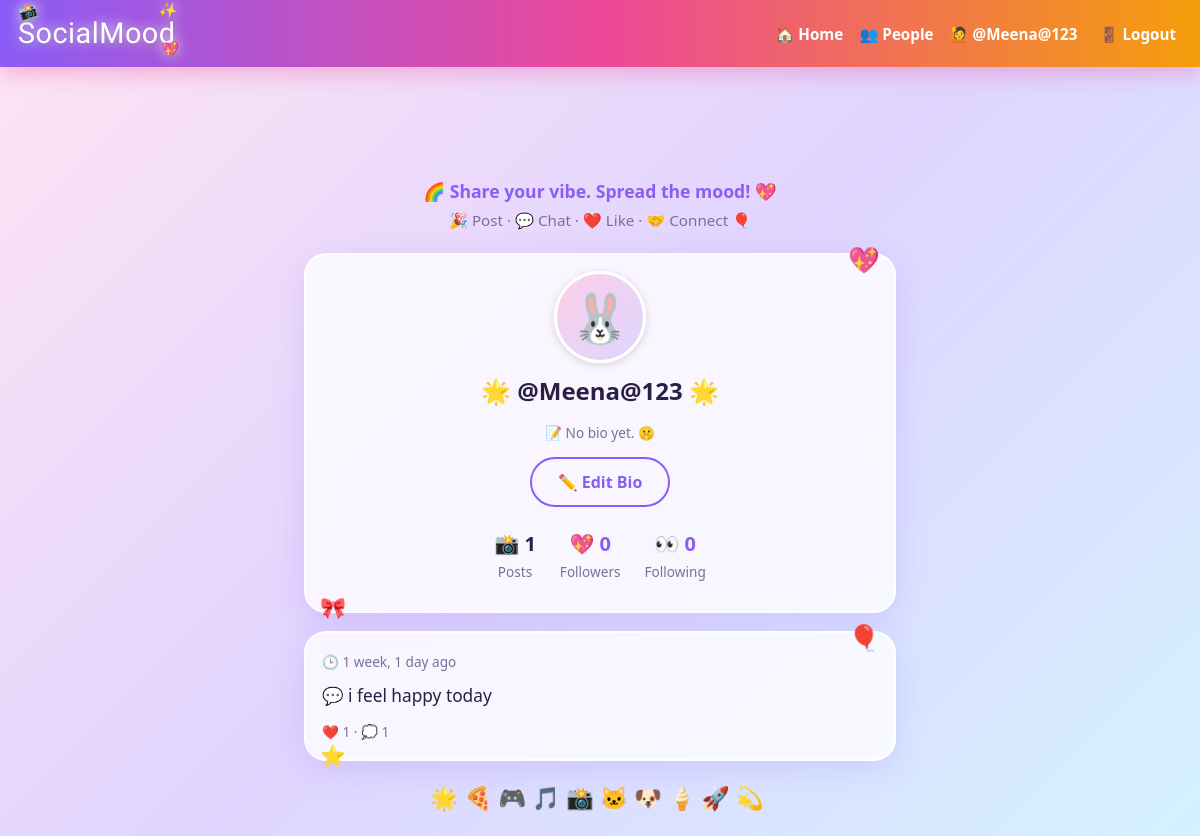
Page /profile/Meena@123/ (signed in) on the earlier database version.
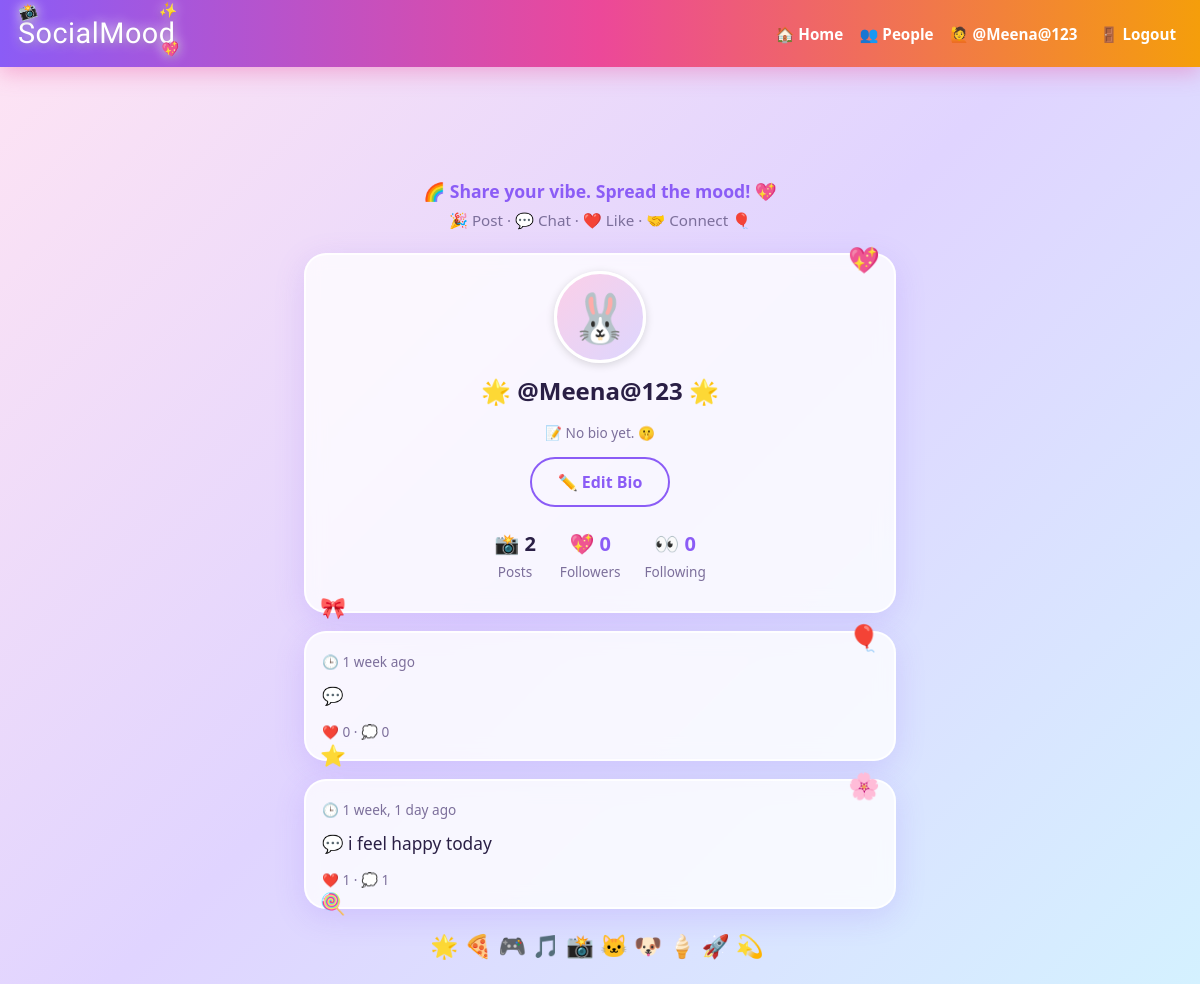
Same page on the later database version.
### core/models.py (models this page shows, shortened)
class Post(models.Model):
    author = models.ForeignKey(User, on_delete=models.CASCADE, related_name="posts")
    text = models.TextField(max_length=280, blank=True)
    image=models.ImageField(upload_to="posts/",blank=True, null=True)
    created = models.DateTimeField(auto_now_add=True)
    likes = models.ManyToManyField(User, related_name="liked_posts", blank=True)
    class Meta:
        ordering = ["-created"]

### core/views.py (the view)
# urls.py: path("profile/<str:username>/", views.profile, name="profile"),
@login_required
def profile(request, username):
    owner = get_object_or_404(User, username=username)
    is_following = request.user.profile.following.filter(id=owner.profile.id).exists()
    return render(request, "profile.html", {
        "owner": owner,
        "posts": owner.posts.all(),
        "is_following": is_following,
        "followers_count": owner.profile.followers.count(),
        "following_count": owner.profile.following.count(),
    })

### core/templates/profile.html (shortened to what this page needs)
{% extends "base.html" %}
{% block content %}
<div class="card" style="text-align:center">
  <div class="avatar big" style="margin:0 auto 10px" data-name="{{ owner.username }}">{{ owner.username|first|upper }}</div>
  <h2 style="margin-bottom:2px">🌟 @{{ owner.username }} 🌟</h2>
  <p class="meta">📝 {{ owner.profile.bio|default:"No bio yet. 🤫" }}</p>
  {% if owner == user %}
    <a href="{% url 'edit_bio' %}" class="btn outline" style="display:inline-block;margin-bottom:10px">✏️ Edit Bio</a>
  {% endif %}
  <div class="stats">
    <div><b>📸 {{ posts|length }}</b><span class="meta">Posts</span></div>
    <a href="{% url 'followers_list' owner.username %}"><div><b>💖 {{ followers_count }}</b><span class="meta">Followers</span></div></a>
    <a href="{% url 'following_list' owner.username %}"><div><b>👀 {{ following_count }}</b><span class="meta">Following</span></div></a>
  </div>
</div>
{% for post in posts %}
<div class="card">
  <span class="meta">🕒 {{ post.created|timesince }} ago</span>
  <p class="post-text">💬 {{ post.text }}</p>
  <span class="meta">❤️ {{ post.likes.count }} · 💭 {{ post.comments.count }}</span>
</div>
{% empty %}
<div class="card meta" style="text-align:center">😴 No posts yet. 🌙</div>
{% endfor %}
{% endblock %}

Differences in the rows shown:
added Post: created "1 week", likes.count "0", comments.count "0"
Other differences:
{{ posts|length }}: "1" → "2"
